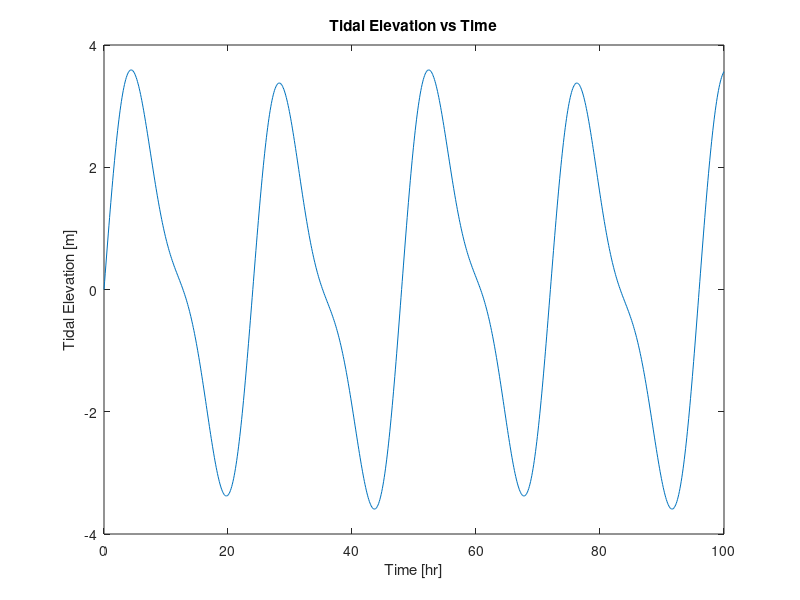

This chart was generated by the following MATLAB code:
% 1.017/1.010 Problem Set 1 Solution 
% Problem 2

close all
clear all

% compute tidal elevation

omega=2*pi/24;       % [hr^-1]

time=0:.1:100;
h=0.2*sin(0.5*omega*time)+3*sin(omega*time)+sin(2*omega*time);

figure
plot(time,h)
title('Tidal Elevation vs Time')
xlabel('Time [hr]')
ylabel('Tidal Elevation [m]')
